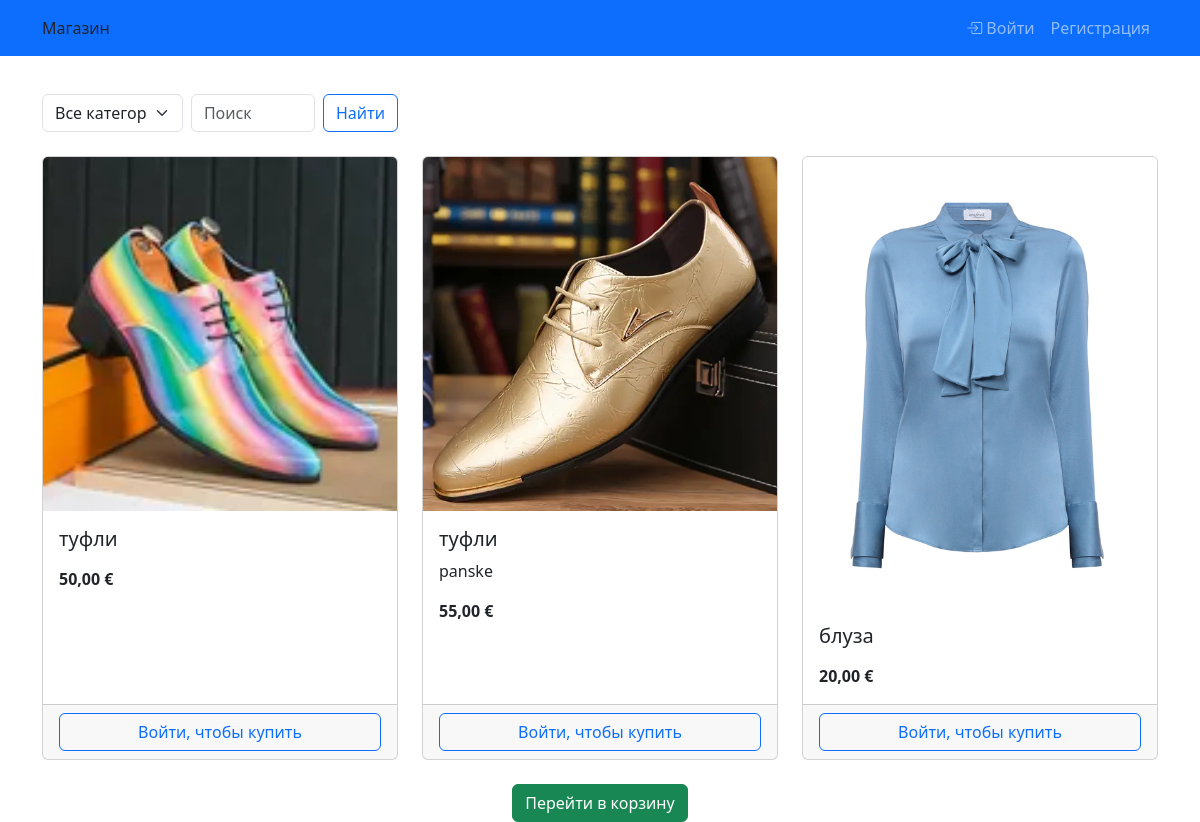
The page / on the database its author committed.
### shop/models.py (models this page shows, shortened)
class Product(models.Model):
    category = models.ForeignKey(Category, on_delete=models.CASCADE)
    name = models.CharField(max_length=255)
    description = models.TextField(blank=True)
    price = models.DecimalField(max_digits=10, decimal_places=2)
    image = models.ImageField(upload_to='products/', blank=True, null=True)
    available = models.BooleanField(default=True)

### shop/views.py (the view)
# urls.py: path('', catalog, name='catalog'),
def catalog(request):
    categories = Category.objects.all()
    q = request.GET.get('q', '')
    c = request.GET.get('cat', '')
    products = Product.objects.filter(available=True)
    if c:
        products = products.filter(category_id=c)
    if q:
        products = products.filter(Q(name__icontains=q) | Q(description__icontains=q))
    return render(request, 'catalog.html', {'categories': categories, 'products': products})

### shop/templates/catalog.html (shortened to what this page needs)
{% extends 'base.html' %}
{% block content %}
<div class="row mb-4">
  <div class="col-md-4">
    <form method="get" class="d-flex">
      <select name="cat" class="form-select me-2">
        <option value="">Все категории</option>
      </select>
      <input type="text" name="q" class="form-control me-2" placeholder="Поиск" value="{{ request.GET.q }}">
      <button type="submit" class="btn btn-outline-primary">Найти</button>
    </form>
  </div>
</div>
<div class="row">
  {% for product in products %}
    <div class="col-md-4 mb-4">
      <div class="card h-100">
        {% if product.image %}
          <img src="{{ product.image.url }}" class="card-img-top" alt="{{ product.name }}">
        {% else %}
          <img src="/static/images/no-image.jpg" class="card-img-top" alt="Нет изображения">
        {% endif %}
        <div class="card-body">
          <h5 class="card-title">{{ product.name }}</h5>
          <p class="card-text">{{ product.description|truncatechars:100 }}</p>
          <p class="card-text fw-bold">{{ product.price }} €</p>
        </div>
        <div class="card-footer">
          {% if user.is_authenticated %}
            <a href="{% url 'add_to_cart' product.id %}" class="btn btn-primary w-100">Добавить в корзину</a>
          {% else %}
            <a href="{% url 'login' %}?next={{ request.path }}" class="btn btn-outline-primary w-100">Войти, чтобы купить</a>
          {% endif %}
        </div>
      </div>
    </div>
  {% endfor %}
</div>
<div class="text-center">
  <a href="{% url 'view_cart' %}" class="btn btn-success">Перейти в корзину</a>
</div>
{% endblock %}

### shop/templates/base.html (style rules this page uses)
body { padding-top: 70px; }

### rows shown on the page
Product: image (picture), name "туфли", price "50,00"
Product: image (picture), name "туфли", description "panske", price "55,00"
Product: image (picture), name "блуза", price "20,00"
